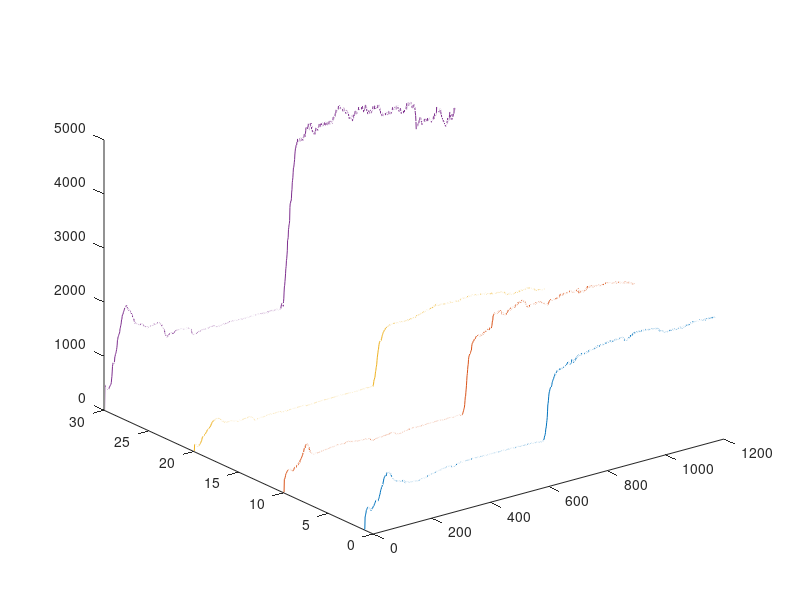
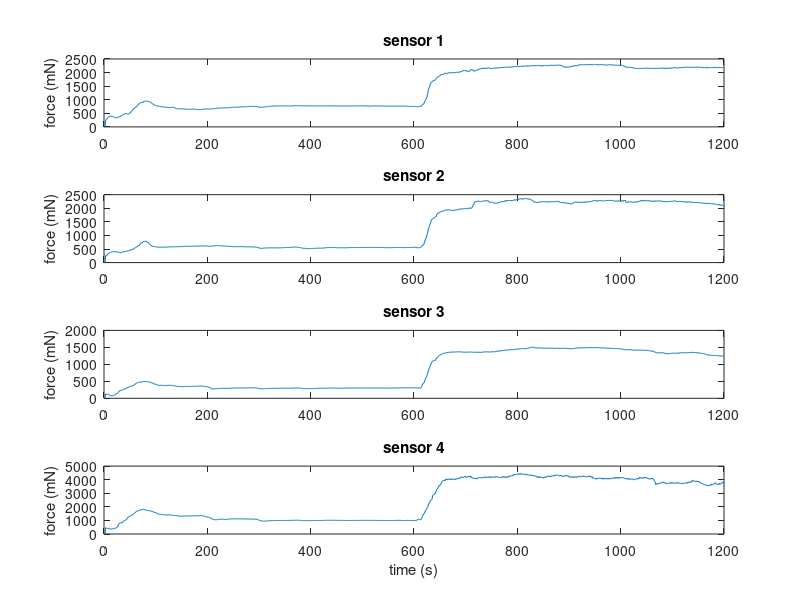
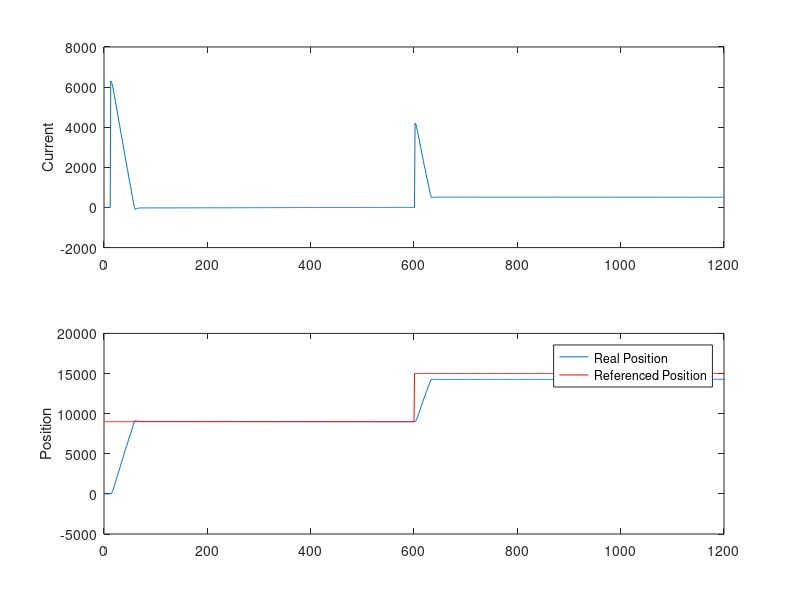

MATLAB code for these plots, in order:
clear all
close all
data = csvread('Francesco_onestep_stiff07.csv');
FSR=data(:,1:4);
current=data(:,5);
realpos=data(:,6);
sentpos=data(:,7);
sz=size(data(:,1));
t=[1:1:sz]';
T=[t,t,t,t];
A=ones(size(FSR(:,1),1),1);
spacesens=[A, A*10, A*20, A*30];
plot3(T,spacesens,FSR)
figure
subplot(4,1,1)
plot(FSR(:,1))
title('sensor 1')
ylabel('force (mN)')

subplot(4,1,2)
plot(FSR(:,2))
title('sensor 2')
%xlabel('time (s)')
ylabel('force (mN)')

subplot(4,1,3)
plot(FSR(:,3))
title('sensor 3')
%xlabel('time (s)')
ylabel('force (mN)')

subplot(4,1,4)
plot(FSR(:,4))
title('sensor 4')
xlabel('time (s)')
ylabel('force (mN)')

figure
subplot(2,1,1)
plot(current)
ylabel('Current')
subplot(2,1,2)
plot(realpos)
ylabel('Position')
hold on
plot(sentpos,'r')
legend('Real Position','Referenced Position')